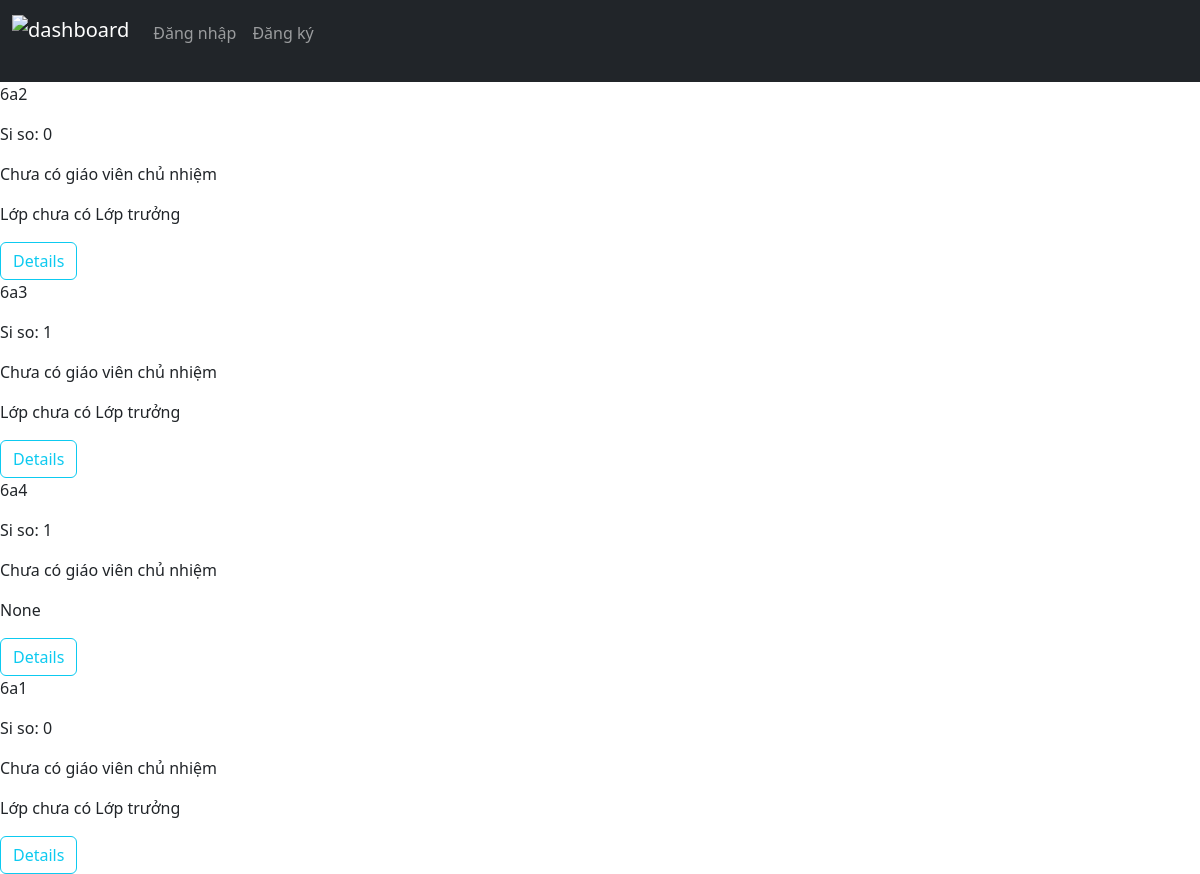
Page /classes on the committed database.
### Du_An/models.py (models this page shows, shortened)
class Class(models.Model):
    name = models.CharField(max_length=3, unique=True)
    def __str__(self):
        return self.name

class ClassYearProfile(models.Model):
    classroom = models.ForeignKey(Class, on_delete=models.CASCADE, related_name="profiles") #-W profile with 's'
    year = models.PositiveSmallIntegerField(blank=False, default=date.today().year)
    form_teacher = models.OneToOneField(Teacher, on_delete=models.CASCADE, null=True, blank=True, default=None, related_name="form_class")
    subject_teachers = models.ManyToManyField("ClassSubjectTeacher", blank=True, related_name="classroom")
    def __str__(self):
        return f"{self.id}| {self.classroom.name}| {self.year}"

class StudentYearProfile(models.Model):
    year = models.PositiveSmallIntegerField(blank=False, default=this_year)
    student = models.ForeignKey(Student, on_delete=models.CASCADE, related_name="profiles") #-W profile with 's'
    classroom = models.ForeignKey("ClassYearProfile", on_delete=models.CASCADE, related_name="students")
    role = models.CharField(max_length=30, choices=role_choices)
    main_subjects = models.ManyToManyField(MainSubject, related_name="student")
    second_subjects = models.ManyToManyField(SecondSubject, related_name="student")
    comment_subjects = models.ManyToManyField(EvaluateByCommentSubject, related_name="student")
    second_term_main_subjects = models.ManyToManyField(MainSubject, related_name="second_term_student")
    second_term_second_subjects = models.ManyToManyField(SecondSubject, related_name="second_term_student")
    second_term_comment_subjects = models.ManyToManyField(EvaluateByCommentSubject, related_name="second_term_student")

### Du_An/views.py (the view, shortened to what this page needs)
# urls.py: path("classes", views.view_classes, name="classes"),
def view_classes(request):
    if request.method == "GET":
        classes = Class.objects.all()
        print([{"class": classroom, "profile": classroom.profiles.get(year=this_year)} for classroom in classes ])
        return render(request, "Du_An/classes.html", {
            "classes": [ {"class": classroom, "profile": classroom.profiles.get(year=this_year)} for classroom in classes ]
        })

### Du_An/templatetags/tags.py (called while the page is built)
@register.simple_tag
def get_student_page_link(classroom: Class, role: str, tagclass: str, year: int = this_year) -> str | None:
    try:
        student = classroom.profiles.get(year=year).students.get(role=role)
        href = "{%" + f"url 'view_student' {student.id}" + "%}"
        return tag("a", attribute=f"href={href} class={tagclass}", content=student.full_name)
    except StudentYearProfile.DoesNotExist:
        return f"Lớp chưa có {get_role_name(role)}"
    except:
        return None

@register.simple_tag
def get_role_name(role: str) -> str | None:
    if role not in STUDENT_ROLE:
        return
    for role_name in role_choices:
        if role in role_name:
            return role_name[-1] #* get the vietnamese name of the role

### Du_An/templates/Du_An/classes.html (shortened to what this page needs)
{% extends 'Du_An/layout.html' %}
{% load static %}
{% load tags %}
{% block body %}
    <div class="classes">
        {% for class in classes %}
            <div class="class">
                <p class="class_name"> {{ class.class.name }} </p>
                <p class="class_student_count">Si so: {{ class.profile.students.count }} </p>
                {% if class.profile.form_teacher %}
                <p>
                    Form teacher: <a class="link-primary link-offset-2 link-opacity-75-hover link-underline-info" href="{% url 'view_teacher' class.profile.form_teacher.id %}">{{ class.profile.form_teacher.full_name }} </a>
                </p>
                {% else %}
                <p>Chưa có giáo viên chủ nhiệm</p>
                {% endif %}
                <p>
                    {% autoescape off %}
                        {% get_student_page_link class.class 'monitor' 'link-info link-offset-2 link-opacity-hover-75'  %}
                    {% endautoescape %}
                </p>
                <a href="{% url 'view_class' class.class.id %}" class="btn btn-outline-info">Details</a>
            </div>
        {% endfor %}
    </div>
{% endblock %}

### rows in the picture
Class: class.name "6a2", profile.students.count "0", id.classroom_id "Lớp chưa có Lớp trưởng"
Class: class.name "6a3", profile.students.count "1", id.classroom_id "Lớp chưa có Lớp trưởng"
Class: class.name "6a4", profile.students.count "1", id.classroom_id "None"
Class: class.name "6a1", profile.students.count "0", id.classroom_id "Lớp chưa có Lớp trưởng"
